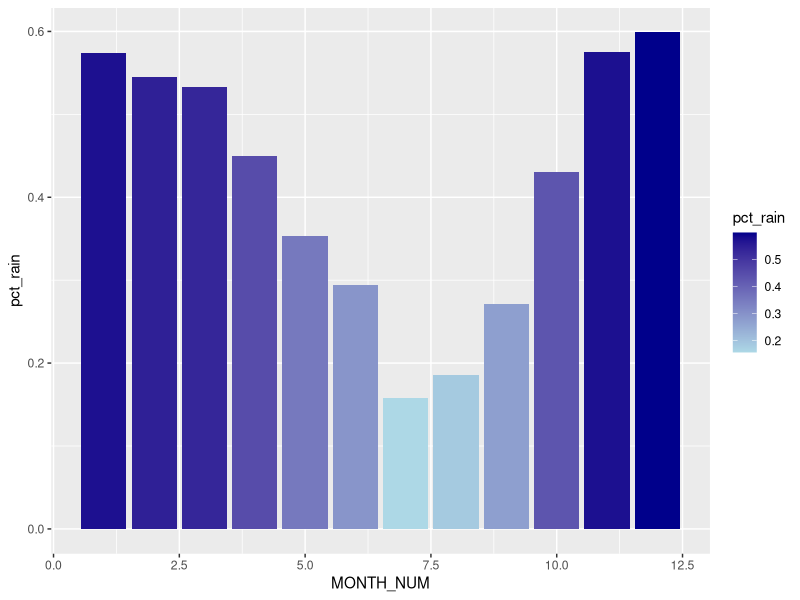
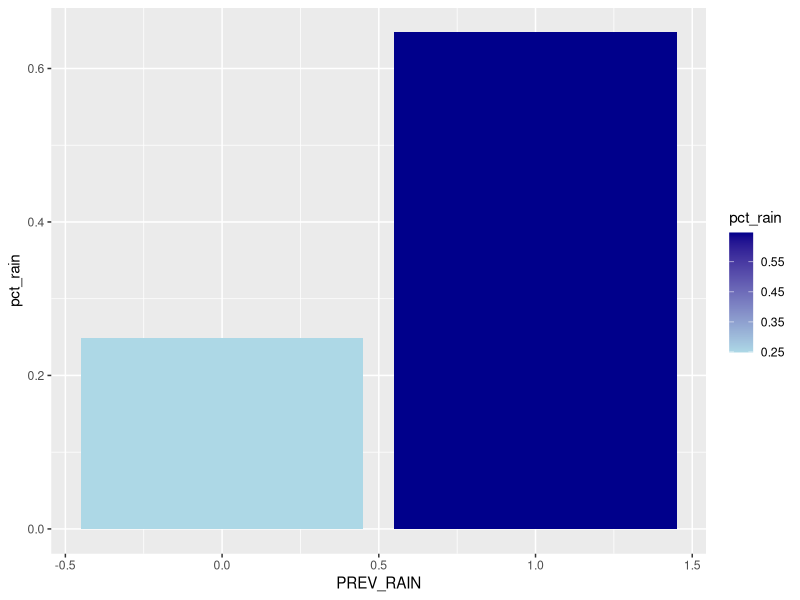
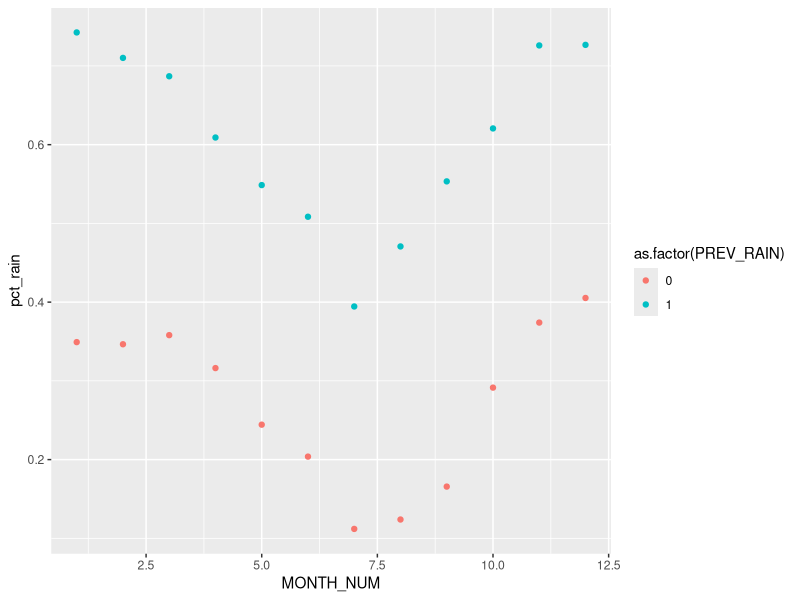
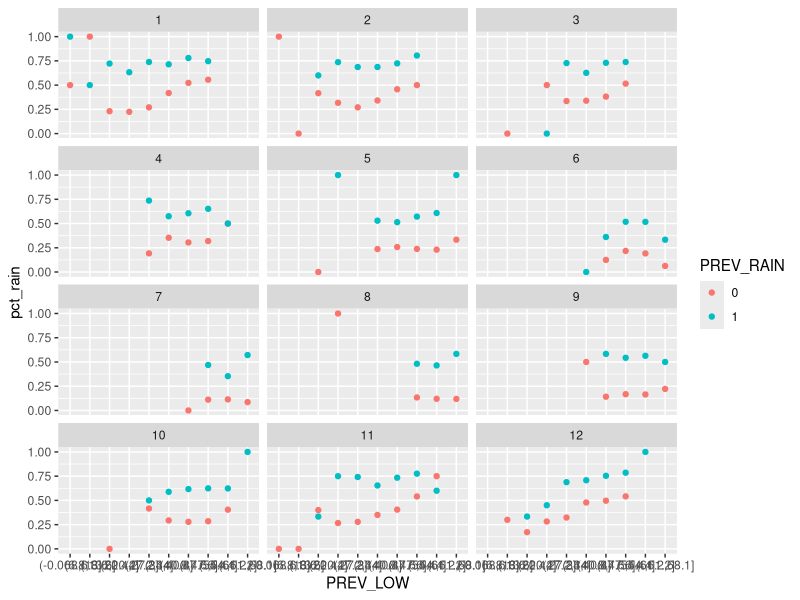

Here is the R script that generated these plots, in order: (Note: this script raises an error after producing the figures.)
## ---- chunk 1
library(dplyr, warn.conflicts = FALSE)
rawData <- read.csv('weather_data.csv')
# subset to data we have
rawData <- rawData[,!is.na(rawData[1, ])] %>% 
    arrange(DATE)
# format date
rawData$DATE <- as.Date(rawData$DATE)
head(rawData)
## ---- chunk 2
rainDays <- rawData %>% 
    filter(PRCP > 0) %>% 
    nrow()
rainDays/nrow(rawData)
## ---- chunk 3
rawData %>% 
    filter(PRCP > 0) %>% 
    summarise(avgPRCP = mean(PRCP)) %>% 
    .$avgPRCP
## ---- chunk 4
rawData$RAIN <- ifelse(rawData$PRCP > 0, 1, 0)
rawData$MONTH_NUM <- as.numeric(format(rawData$DATE, '%m'))
rawData$MONTH_CHAR <- month.name[rawData$MONTH_NUM]

library(ggplot2)
rawData %>% 
    group_by(MONTH_NUM) %>% 
    summarise(pct_rain = sum(RAIN)/n()) %>% 
    ggplot(aes(x = MONTH_NUM, y = pct_rain, fill = pct_rain)) +
    geom_col() +
    scale_fill_gradient(low = 'light blue', high = 'dark blue')
## ---- chunk 5
rawData$PREV_RAIN <- numeric(length = nrow(rawData))
rawData$PREV_RAIN[2:nrow(rawData)] <- rawData$RAIN[1:nrow(rawData)-1]

rawData %>% 
    group_by(PREV_RAIN) %>% 
    summarise(pct_rain = sum(RAIN)/n()) %>% 
    ggplot(aes(x = PREV_RAIN, y = pct_rain, fill = pct_rain)) +
    geom_col() +
    scale_fill_gradient(low = 'light blue', high = 'dark blue')
## ---- chunk 6
rawData %>% 
    group_by(MONTH_NUM, PREV_RAIN) %>% 
    summarise(pct_rain = sum(RAIN)/n()) %>% 
    ggplot(aes(x = MONTH_NUM, y = pct_rain, color = as.factor(PREV_RAIN))) +
    geom_point()
## ---- chunk 7
viewOutput <- data.frame(
    MONTH_CHAR = rep(month.name[1:12], 2),
    PREV_RAIN = c(rep(0, 12), rep(1, 12))
)
## ---- chunk 8
probRain <- glm(RAIN ~ MONTH_CHAR + PREV_RAIN, data = rawData, family = "binomial")
summary(probRain)
## ---- chunk 9
viewOutput %>% 
    mutate(ChanceOfRain = predict(probRain, newdata = viewOutput, type = 'response'))
## ---- chunk 10
rawData$RAIN_FACTOR <- as.factor(ifelse(rawData$RAIN==0, "No", "Yes"))

library(caret, warn.conflicts = FALSE)
inTrain <- createDataPartition(rawData$RAIN_FACTOR, p = 0.7, list = FALSE)
training <- rawData[inTrain, ]
testing <- rawData[-inTrain, ]
isRain <- train(RAIN_FACTOR ~ MONTH_CHAR + PREV_RAIN, data = training, method = "glm")
predictions <- predict(isRain, newdata = testing)
confusionMatrix(predictions, testing$RAIN_FACTOR)
## ---- chunk 11
viewOutput %>% 
    mutate(isRain = predict(isRain, newdata = viewOutput))
## ---- chunk 12
rawData$PREV_LOW <- numeric(length = nrow(rawData))
rawData$PREV_LOW[2:nrow(rawData)] <- rawData$TMIN[1:nrow(rawData)-1]

rawData %>% 
    mutate(PREV_LOW = cut(PREV_LOW, 10),
           PREV_RAIN = as.factor(PREV_RAIN)) %>% 
    group_by(MONTH_NUM, PREV_LOW, PREV_RAIN) %>% 
    summarise(pct_rain = sum(RAIN)/n()) %>% 
    ggplot(aes(x = PREV_LOW, y = pct_rain, color = PREV_RAIN)) +
    geom_point() +
    facet_wrap('MONTH_NUM', nrow = 4)
## ---- chunk 13
probRain2 <- glm(RAIN ~ MONTH_CHAR * PREV_LOW + PREV_RAIN, data = rawData, family = "binomial")
## ---- chunk 14
inTrain <- createDataPartition(rawData$RAIN_FACTOR, p = 0.7, list = FALSE)
training <- rawData[inTrain, ]
testing <- rawData[-inTrain, ]
isRain2 <- train(RAIN_FACTOR ~ MONTH_CHAR * PREV_LOW + PREV_RAIN, data = training, method = "glm")
predictions2 <- predict(isRain2, newdata = testing)
confusionMatrix(predictions2, testing$RAIN_FACTOR)
## ---- chunk 15
saveRDS(rawData, file = "app/data.rds")
saveRDS(probRain, file = "app/probRain.rds")
saveRDS(isRain, file = "app/isRain.rds")
